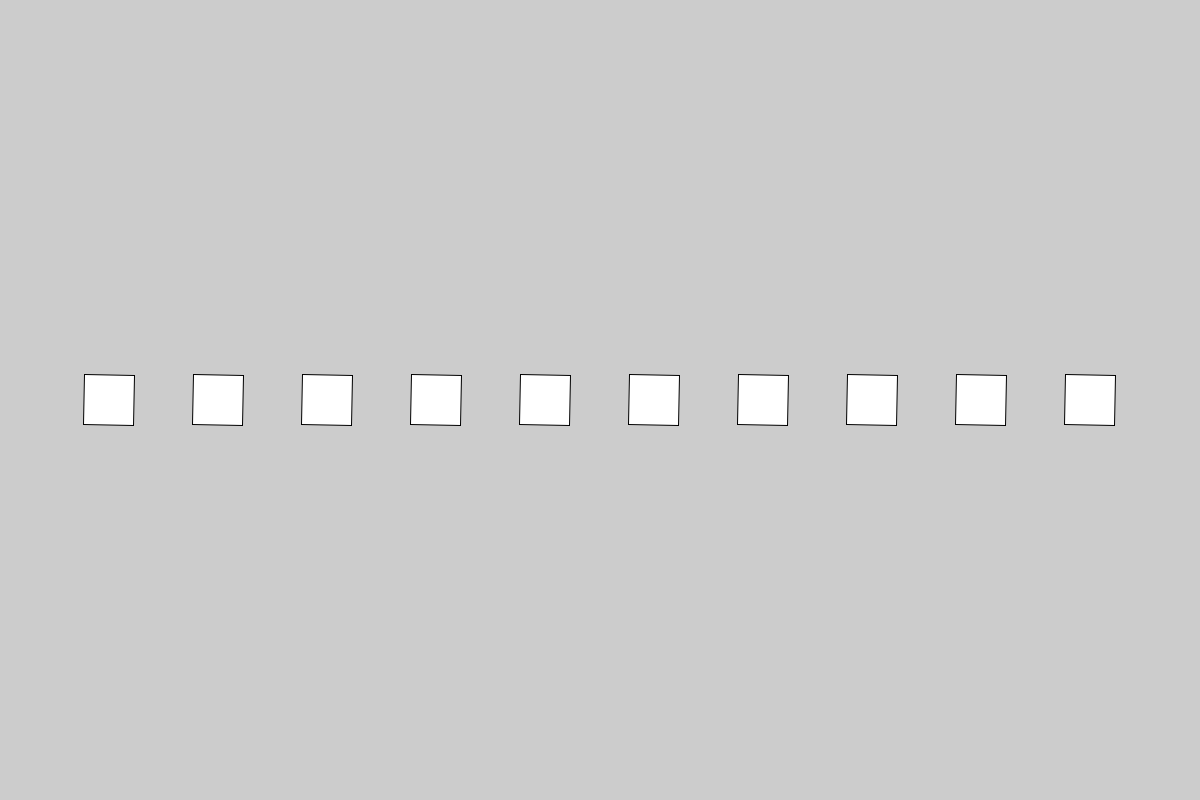
Frame 1 (no input)
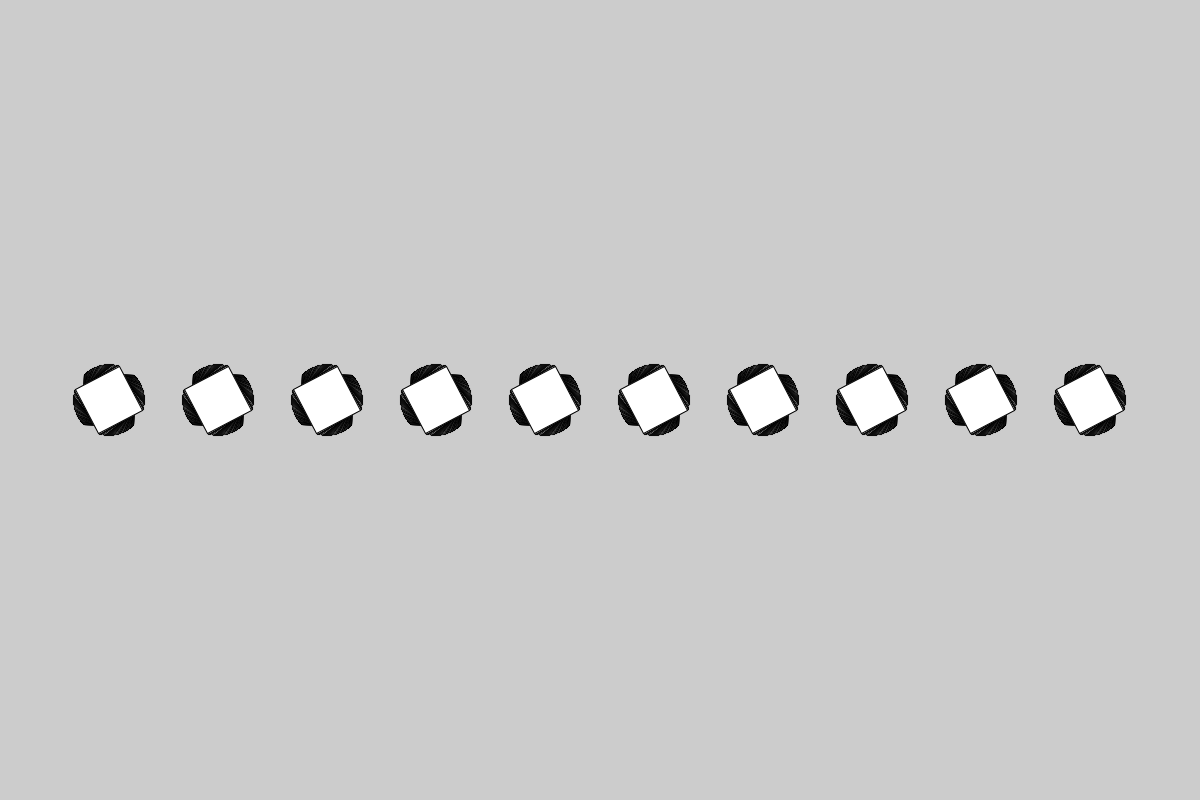
Frame 60 (the mouse pressed at the canvas centre just before this capture)
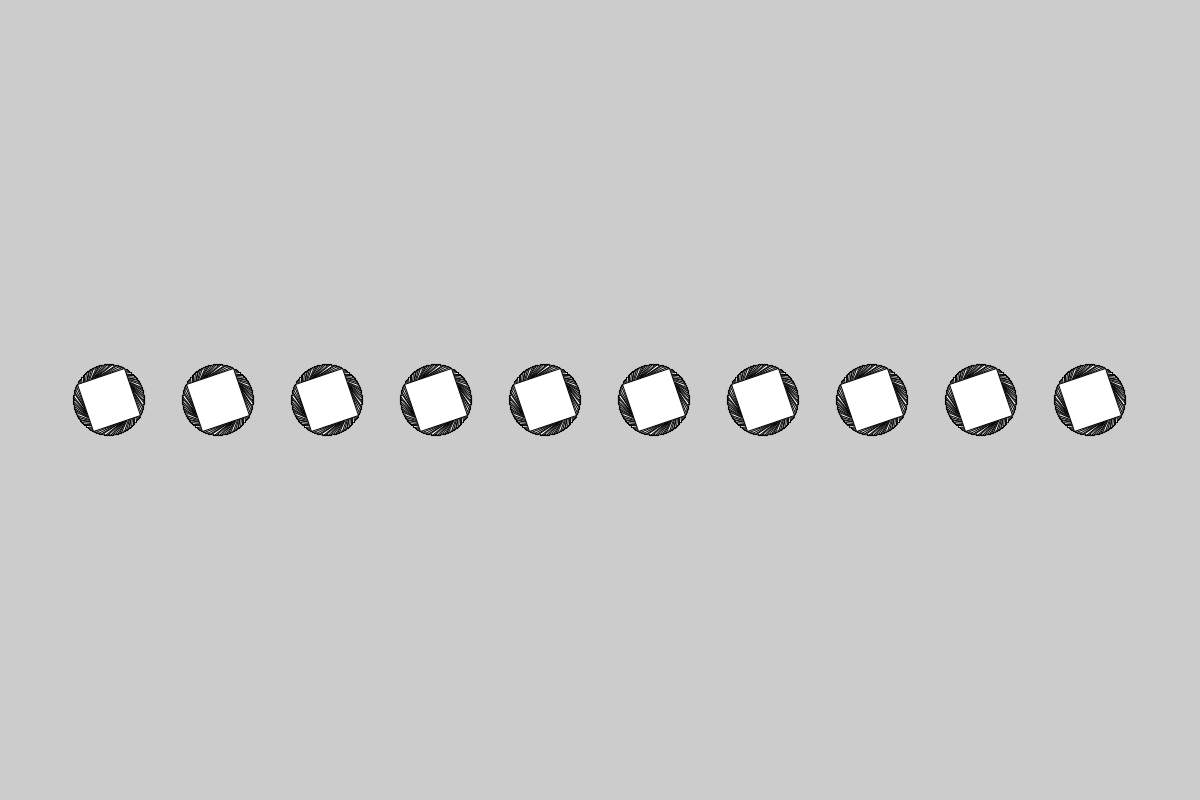
Frame 120 (the mouse held since frame 60 and released just before this capture)

The Processing sketch that drew these frames (run headless with seeded random() and noise(); from frame 60 on, the mouse is pressed at the canvas centre):

// Processing sketch: rotating_square
// ── rotating_square.pde
int spacing;

void setup() {
  size(1200,800);
  frameRate(120);
  rectMode(CENTER);
  spacing = int(width / 11);
}

void draw() {
  clear();
  translate(0, height/2);
  for (int i = 1; i <= 10; i++) {
    pushMatrix();
    translate(i * spacing, 0);
    rotate(radians(frameCount * radians(frameCount)));
    rect(0, 0, 50, 50);
    popMatrix();
  }
}
